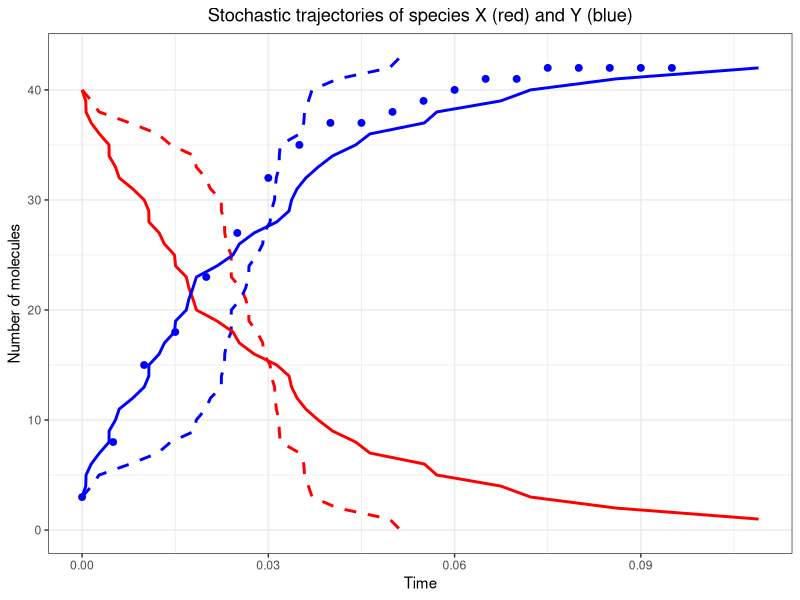
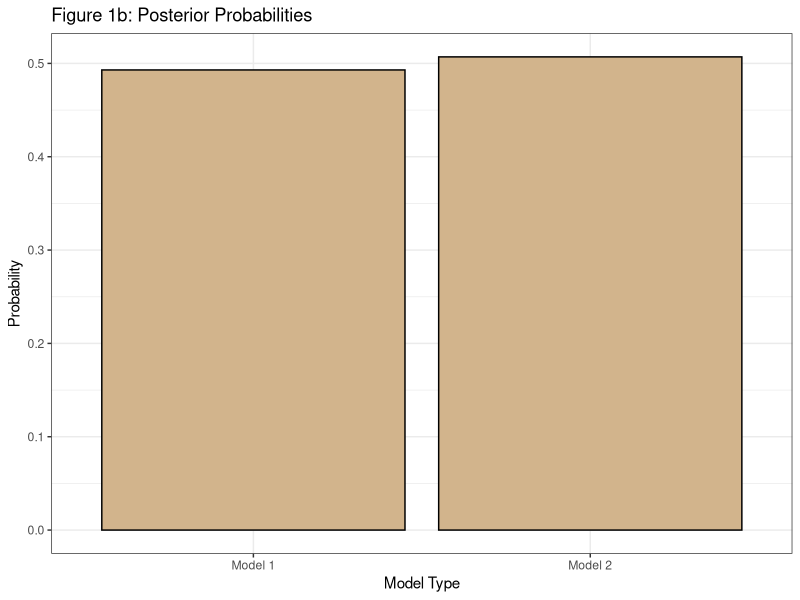
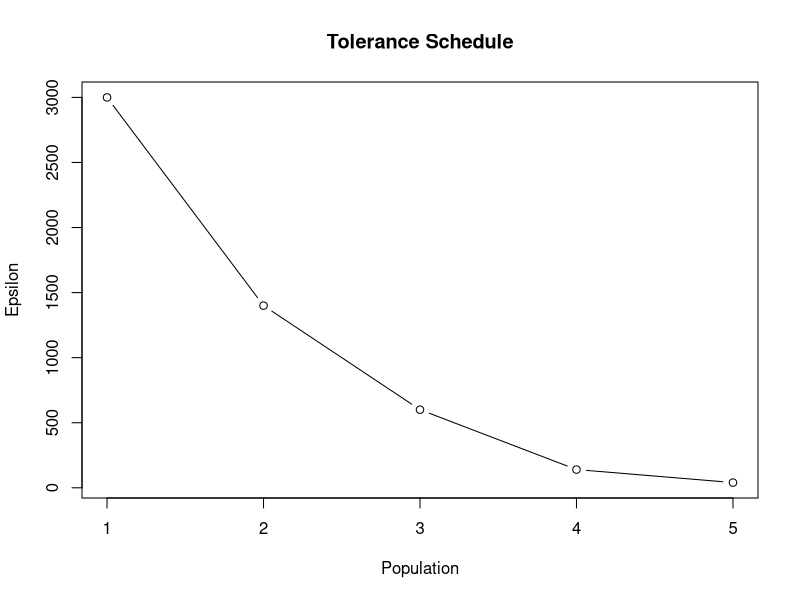
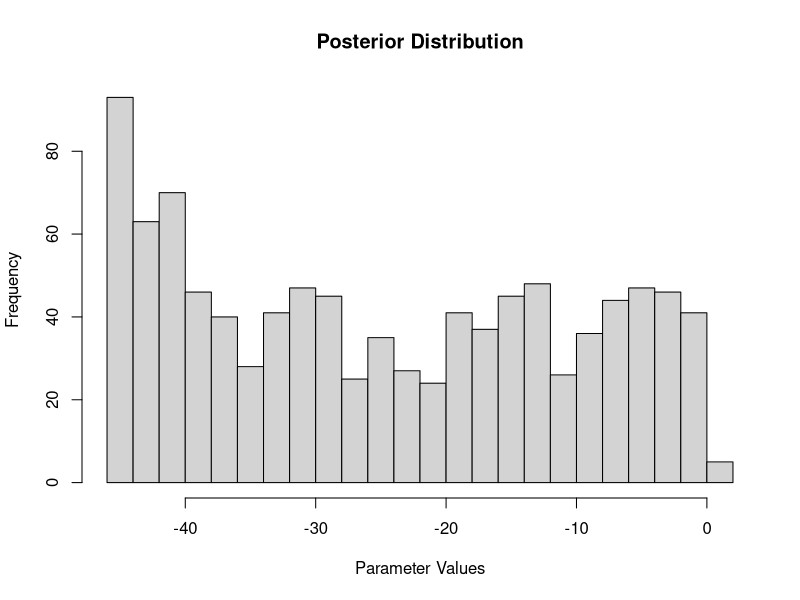
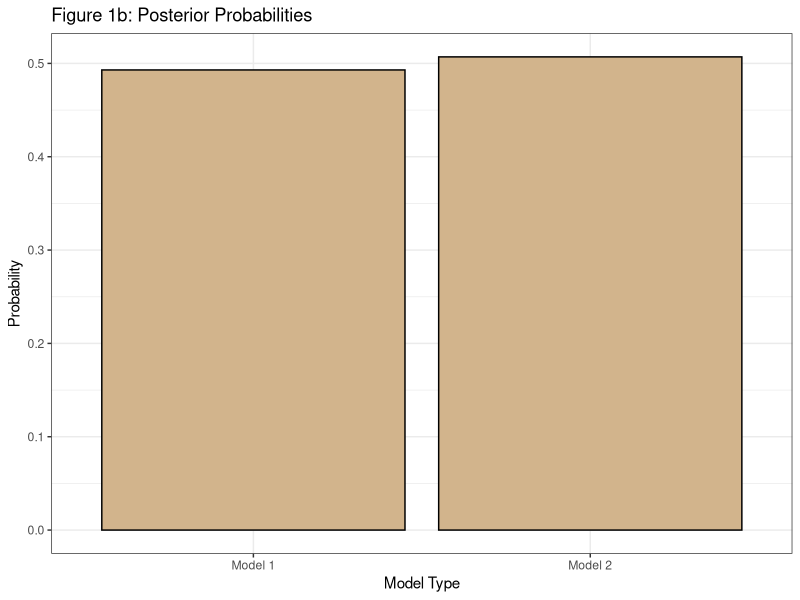

Write R code to recreate these figures, in order.
# Load required libraries
library(tidyverse)

# Initialize variables: tolerances and population sizes
e <- c(3000, 1400, 600, 140, 40)  # Tolerance schedule
T <- length(e)  # Number of populations
N <- 1000       # Number of particles

# Priors for models and parameters
models <- 1:2
parameter_prior <- list(
  model1 = function() runif(1, 0, 100),  # Uniform prior for Model 1
  model2 = function() runif(1, 0, 100)  # Uniform prior for Model 2
)

# Transition probabilities
transition_probabilities <- matrix(c(
  0.8, 0.2,  # Model 1
  0.2, 0.8   # Model 2
), nrow = 2, byrow = TRUE)

# Observed data
observed_data <- data.frame(
  time = c(0.000, 0.005, 0.010, 0.015, 0.020, 0.025, 0.030, 0.035, 0.040, 0.045,
           0.050, 0.055, 0.060, 0.065, 0.070, 0.075, 0.080, 0.085, 0.090, 0.095),
  Y = c(3, 8, 15, 18, 23, 27, 32, 35, 37, 37, 38, 39, 40, 41, 41, 42, 42, 42, 42, 42)
)

# Distance function: Mean-squared error
distance <- function(D0, D_s) {
  min_len <- min(length(D0), length(D_s))
  return(mean((D0[1:min_len] - D_s[1:min_len])^2))
}

# Model refinement
refined <- function(m, models, transition_probabilities) {
  return(sample(models, 1, prob = transition_probabilities[m, ]))
}

# Parameter perturbation kernel
perturb_parameters <- function(theta, sd) {
  return(rnorm(1, mean = theta, sd = sd))
}

# Function to normalize weights safely
normalize_weights <- function(weights) {
  if (all(!is.na(weights)) && sum(weights) > 0) {
    return(weights / sum(weights))  # Normalize weights
  } else {
    warning("Weights contain NA or sum to zero. Resetting to uniform weights.")
    return(rep(1 / length(weights), length(weights)))  # Reset to uniform weights
  }
}

# Function to calculate ESS
calculate_ESS <- function(weights) {
  if (all(!is.na(weights)) && sum(weights) > 0) {
    return(1 / sum(weights^2))
  } else {
    warning("Invalid weights detected. Setting ESS to 0.")
    return(0)
  }
}


# Gillespie Model 1: X + Y -> 2Y
gillespie_model1 <- function(X0, Y0, k1, t_max) {
  t <- 0
  X <- X0
  Y <- Y0
  times <- c(t)
  X_values <- c(X)
  Y_values <- c(Y)
  
  while (t < t_max) {
    a1 <- k1 * X * Y
    if (a1 <= 0) break  # Stop if propensity is zero
    
    t <- t + rexp(1, rate = a1)  # Time until next reaction
    X <- X - 1
    Y <- Y + 1
    
    # Save values
    times <- c(times, t)
    X_values <- c(X_values, X)
    Y_values <- c(Y_values, Y)
  }
  
  return(data.frame(time = times, X_values = X_values, Y_values = Y_values))
}

# Gillespie Model 2: X -> Y
gillespie_model2 <- function(X0, Y0, k2, t_max) {
  t <- 0
  X <- X0
  Y <- Y0
  times <- c(t)
  X_values <- c(X)
  Y_values <- c(Y)
  
  while (t < t_max) {
    a2 <- k2 * X
    if (a2 <= 0) break  # Stop if propensity is zero
    
    t <- t + rexp(1, rate = a2)  # Time until next reaction
    X <- X - 1
    Y <- Y + 1
    
    # Save values
    times <- c(times, t)
    X_values <- c(X_values, X)
    Y_values <- c(Y_values, Y)
  }
  
  return(data.frame(time = times, X_values = X_values, Y_values = Y_values))
}


# Simulate data function
simulate_data <- function(model, parameter, observed_data) {
  X0 <- 40
  Y0 <- 3
  t_max <- max(observed_data$time)
  
  if (model == 1) {
    return(gillespie_model1(X0, Y0, k1 = parameter, t_max = t_max))
  } else if (model == 2) {
    return(gillespie_model2(X0, Y0, k2 = parameter, t_max = t_max))
  } else {
    stop("Invalid model selected")
  }
}



#Garrett Plot
# Initial conditions and parameters
X0 <- 40
Y0 <- 3
t_max <- 0.1
k1 <- 2.1
k2 <- 30

# Data from Table 1 (Supplementary Material)
table1_time <- c(0.000, 0.005, 0.010, 0.015, 0.020, 0.025, 0.030, 0.035, 0.040, 0.045,
                 0.050, 0.055, 0.060, 0.065, 0.070, 0.075, 0.080, 0.085, 0.090, 0.095)
table1_Y <- c(3, 8, 15, 18, 23, 27, 32, 35, 37, 37, 38, 39, 40, 41, 41, 42, 42, 42, 42, 42)

# Run Gillespie simulations
results1 <- gillespie_model1(X0, Y0, k1, t_max)
results2 <- gillespie_model2(X0, Y0, k2, t_max)

#plotting
ggplot() +
  geom_line(data = results1, aes(x = time, y = X_values), color = "red", linetype = "dashed", size = 1) +
  geom_line(data = results1, aes(x = time, y = Y_values), color = "blue", linetype = "dashed", size = 1) +
  geom_line(data = results2, aes(x = time, y = X_values), color = "red", linewidth = 1) +
  geom_line(data = results2, aes(x = time, y = Y_values), color = "blue", linewidth = 1) +
  geom_point(aes(x = table1_time, y = table1_Y), color = "blue", size = 2) +
  labs(title = "Stochastic trajectories of species X (red) and Y (blue)",
       x = "Time", y = "Number of molecules") +
  theme_bw() +
  theme(plot.title = element_text(hjust = 0.5))




# Weight computation
compute_S <- function(model_star, parameter_star, particles_prev, weights_prev, models, sd_param) {
  prior_prob <- 1 / length(models)
  likelihood_prior <- prior_prob * dnorm(parameter_star, mean = 0, sd = 100)
  
  sum_weights <- sum(sapply(1:length(particles_prev), function(j) {
    trans_prob <- transition_probabilities[particles_prev[[j]]$model, model_star]
    perturb_density <- dnorm(parameter_star, mean = particles_prev[[j]]$parameter, sd = sd_param)
    weights_prev[j] * trans_prob * perturb_density
  }))
  
  return(likelihood_prior / sum_weights)
}

# Initialize particles and weights
particles <- vector("list", T)
weights <- vector("list", T)
particles[[1]] <- lapply(1:N, function(i) {
  model <- sample(models, 1)
  parameter <- parameter_prior[[paste0("model", model)]]()
  list(model = model, parameter = parameter)
})
weights[[1]] <- rep(1 / N, N)

# ABC SMC Algorithm
for (t in 2:T) {
  particles[[t]] <- vector("list", N)
  weights[[t]] <- numeric(N)
  
  for (i in 1:N) {
    repeat {
      idx <- sample(1:N, 1, prob = weights[[t - 1]])
      model_star <- refined(particles[[t - 1]][[idx]]$model, models, transition_probabilities)
      parameter_star <- perturb_parameters(particles[[t - 1]][[idx]]$parameter, 5)
      
      D_star <- simulate_data(model_star, parameter_star, observed_data)
      if (distance(observed_data$Y, D_star$Y_values) <= e[t]) {
        particles[[t]][[i]] <- list(model = model_star, parameter = parameter_star)
        break
      }
    }
    
    weights[[t]][i] <- compute_S(model_star, parameter_star, particles[[t - 1]], weights[[t - 1]], models, 5)
  }
  
  weights[[t]] <- normalize_weights(weights[[t]])
  ESS <- calculate_ESS(weights[[t]])
  
  if (ESS < N / 2) {
    indices <- sample(1:N, N, replace = TRUE, prob = weights[[t]])
    particles[[t]] <- particles[[t]][indices]
    weights[[t]] <- rep(1 / N, N)
  }
}


# Posterior Probabilities
posterior <- sapply(models, function(m) {
  sum(sapply(1:N, function(i) if (particles[[T]][[i]]$model == m) weights[[T]][i] else 0))
})
posterior <- posterior / sum(posterior)




# Results
post_df <- data.frame(probability = posterior, 
                      model_type = c("Model 1", "Model 2"))
ggplot(data = post_df, aes(x=model_type, y=probability)) + 
  geom_bar(color = "black", fill = "tan", stat = "identity") +
  labs(title = "Figure 1b: Posterior Probabilities",
       x = "Model Type",
       y = "Probability") +
  theme_bw()
ggsave("fig-1b.PNG")
             
print(posterior)
plot(1:T, e, type = "b", main = "Tolerance Schedule", xlab = "Population", ylab = "Epsilon")
hist(unlist(lapply(particles[[T]], function(p) p$parameter)), breaks = 20, main = "Posterior Distribution", xlab = "Parameter Values")
